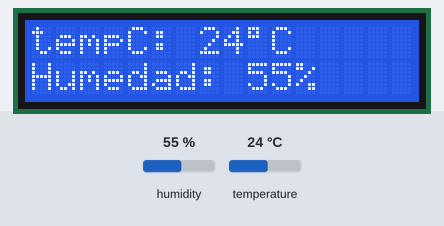
Simulated run of this sketch. Board: Arduino Uno, built with avr-gcc and run on an emulated ATmega328P. Parts: 16×2 character LCD. Inputs (shaded band) come from the test bench; at power-on: humidity 55 %, temperature 24 °C. What the sketch prints to the serial monitor is not drawn.

Above: at 2.6 s.
2.7 s: humidity set to 22 %
At 6.9 s:
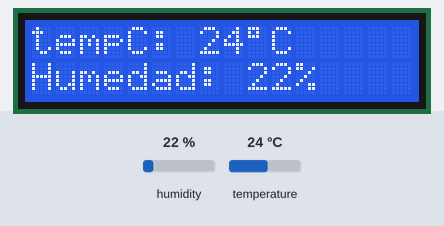
7.9 s: temperature set to 12 °C
At 11.1 s:
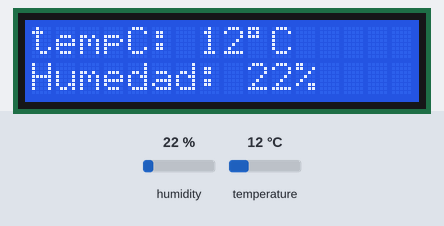
13.1 s: humidity set to 40 %
At 15.3 s:
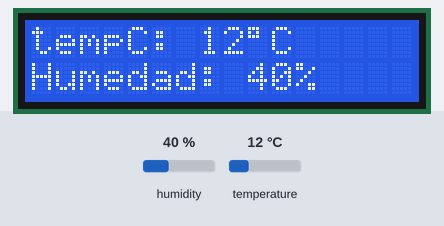
18.3 s: temperature set to 19 °C
At 22.7 s:
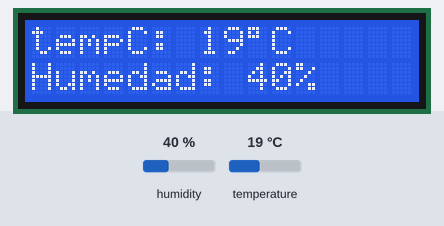
Timing chart, 0 to 24.2 s (numbered marks = the images above; inputs shaded):
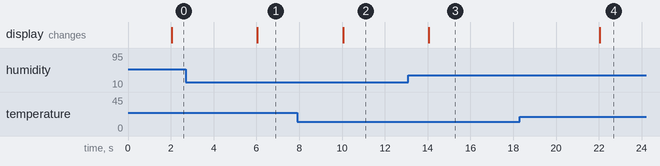

The sketch:

DTH11_Test.ino
```cpp
/*
 * Name: millis vs Delay
 * created: 24/08/2020
 * Author: NTJA
 */
#include <DHT.h>
#include <LiquidCrystal_I2C.h>
#include <Wire.h>

#define DHTPin  12
#define DHTType DHT11

LiquidCrystal_I2C lcd(0x27, 16, 2);
DHT dht11(DHTPin, DHTType);

unsigned long previousMillis = 0;
long interval = 2000;     // leer cada 2 seg.

void setup() {
  Serial.begin(9600);
  dht11.begin();
  lcd.init();
  lcd.backlight();
  delay(500);
}

void loop() {
 unsigned long currentMillis = millis();
 int tempC;
 int hum;
 char symbol = 223;

  if ( (currentMillis - previousMillis) >= interval ){
    previousMillis = currentMillis;

    tempC = dht11.readTemperature();
    hum = dht11.readHumidity();

    lcd.setCursor(0,0);
    Serial.print(" Temperatura: ");
    Serial.print(tempC);
    lcd.print("tempC: ");
    lcd.print(tempC);
    lcd.print(symbol);
    lcd.print("C");

    lcd.setCursor(0,1);
    Serial.print("°C /");
    Serial.print(" Humedad: ");
    Serial.print(hum);
    Serial.println("%");
    lcd.print("Humedad: ");
    lcd.print(hum);
    lcd.print("%");
    Serial.print("Millisegundos ");
    Serial.println(previousMillis);
  }
}
```

Measured:
- after the input at 2.7 s, the display: changes after 3.3 s (image 1)
- after the input at 7.9 s, the display: changes after 2.1 s (image 2)
- after the input at 13.1 s, the display: changes after 0.95 s (image 3)
- after the input at 18.3 s, the display: changes after 3.7 s (image 4)
